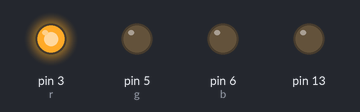
Recording of a sketch running on a simulated Arduino Uno, built with avr-gcc and run on an emulated ATmega328P. Parts: output pins drawn as LEDs (lit = HIGH). Random numbers use the default seed unless the sketch sets one.

Above: at 0.1 s.
At 37.1 s:
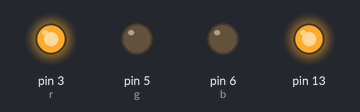
Timing chart, 0 to 39.5 s (numbered marks = the images above):
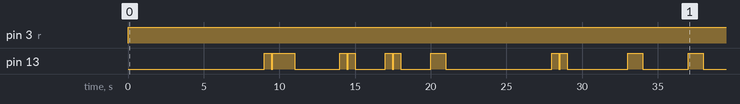

The sketch:

main.ino
```cpp
// 0 - off, 1 - short repeat, 2 - long repeat
int buzz_mode = 1;
unsigned long buzz_timer = 0;
unsigned long buzz_on = 0;
unsigned long buzz_start = 0;
unsigned long buzz_dwell_short = 1000;
unsigned long buzz_dwell_long = 2000;
int last_button = HIGH;
unsigned long button_time = 0;
unsigned long debounce_time = 500;
int interval = 0;
int lastOne = -1; // 0 = right, 1 = left
int lastTwo = -2; // 0 = right, 1 = left
int r = 3;
int g = 5;
int b = 6;
int rVal = 255;
int gVal = 0;
int bVal = 0;


void leftBuzz() {
  digitalWrite(13, HIGH);
  delay(1000);
  digitalWrite(13, LOW);
}

void rightBuzz() {
  digitalWrite(13, HIGH);
  delay(450);
  digitalWrite(13, LOW);
  delay(100);
  digitalWrite(13, HIGH);
  delay(450);
  digitalWrite(13, LOW);
}


void setup() {
  // put your setup code here, to run once:
  pinMode(13, OUTPUT);
  pinMode(8, INPUT);
  randomSeed(analogRead(11));
  buzz_start = millis();
  interval = random(5, 10) * 1000;
}

void loop() {
//  if (last_button == HIGH && digitalRead(8) == LOW && millis() - button_time > debounce_time) {
//    last_button = LOW;
//    buzz_mode = buzz_mode + 1;
//    if (buzz_mode > 2) {
//      buzz_mode = 0;
//    }
//    button_time = millis();
//  } else if (last_button == LOW && digitalRead(8) == HIGH && millis() - button_time > debounce_time) {
//    last_button = HIGH;
//    button_time = millis();
//  }
  // end of button nonsense

  analogWrite(r, rVal);
  analogWrite(g, gVal);
  analogWrite(b, bVal);
  if (millis() > buzz_start + interval) {
    buzz_start = millis();
    int left = random(0, 2); // 0 = go right, 1 = go left
    if (lastOne = lastTwo) {
      if (lastOne) { // left last time
        lastTwo = lastOne;
        lastOne = 0;
        rightBuzz();
      } else { // right last time
        lastTwo = lastOne;
        lastOne = 1;
        leftBuzz();
      }
    }
    if (left) {
      lastTwo = lastOne;
      lastOne = 1;
      leftBuzz();
    } else {
      lastTwo = lastOne;
      lastOne = 0;
      rightBuzz();
    }
    interval = random(3, 9) * 1000;
  }
}
```

Measured:
- by itself, pin 3 (r): LOW → HIGH at 0.00 s
- by itself, pin 13: LOW → HIGH at 9.0 s, → LOW 0.45 s later, → HIGH 0.10 s later, → LOW 1.5 s later, … (22 changes in this stretch)
